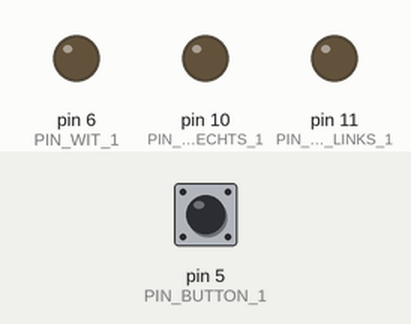
Bench run of a sketch on a simulated Arduino Uno, built with avr-gcc and run on an emulated ATmega328P. On the bench: output pins drawn as LEDs (lit = HIGH). Dashed ring = blinking. Inputs (shaded band) come from the test bench; at power-on: pin 5 (PIN_BUTTON_1) LOW.

Above: at 1.2 s.
1.3 s: pin 5 (PIN_BUTTON_1) pulled HIGH for 0.15 s
At 2.0 s:
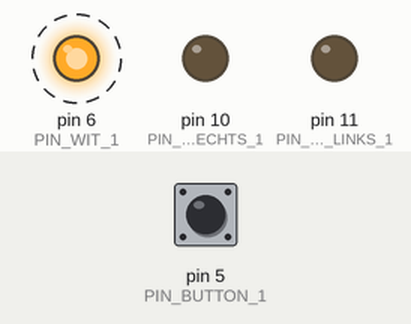
4.3 s: pin 5 (PIN_BUTTON_1) pulled HIGH for 1 s
At 4.7 s:
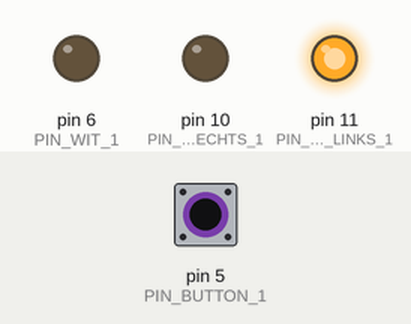
7.3 s: pin 5 (PIN_BUTTON_1) pulled HIGH for 3.2 s
At 8.2 s:
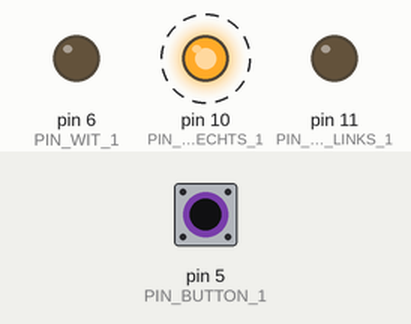
Timing chart, 0 to 18.0 s (numbered marks = the images above; inputs shaded):
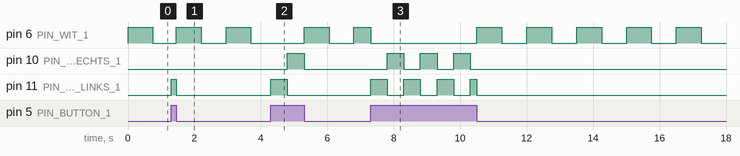

Measured:
- after the input at 1.3 s, pin 11 (PIN_ROOD_LINKS_1): LOW → HIGH at once, → LOW 0.15 s later
- after the input at 4.3 s, pin 10 (PIN_ROOD_RECHTS_1): LOW → HIGH after 0.50 s, → LOW 0.50 s later; pin 11 (PIN_ROOD_LINKS_1): LOW → HIGH at once, → LOW 0.50 s later
- after the input at 7.3 s, pin 10 (PIN_ROOD_RECHTS_1): alternates HIGH for 0.50 s and LOW for 0.50 s, 6 changes in all, then stays LOW, starting after 0.50 s; pin 11 (PIN_ROOD_LINKS_1): goes 3 × (HIGH 0.50 s, LOW 0.50 s), HIGH 0.19 s, then LOW, starting at once
- by itself, pin 6 (PIN_WIT_1): repeats every 1.5 s: HIGH 0.75 s, LOW 0.75 s

The sketch:

AKI_v4.ino
```cpp
#include "CAKI.h"

#define PIN_ROOD_LINKS_1  11
#define PIN_ROOD_RECHTS_1 10
#define PIN_WIT_1         6
#define PIN_BUTTON_1      5

#define WIT_KNIPPER_FREQ   750     // 3/4 sec
#define ROOD_KNIPPER_FREQ  500     // 2x een halve sec

CAKI cAki(PIN_ROOD_LINKS_1, PIN_ROOD_RECHTS_1, PIN_WIT_1, WIT_KNIPPER_FREQ, ROOD_KNIPPER_FREQ);

void setup() {
  pinMode(PIN_BUTTON_1, INPUT);
}

void loop() {
  unsigned long currentMillis = millis();
  int val = digitalRead(PIN_BUTTON_1);

  cAki.go(currentMillis, val);
}
```

CAKI.cpp
```cpp
#include "CAKI.h"

CAKI::CAKI(int iPinRoodLinks,
           int iPinRoodRechts,
           int iPinWit,
           int iWitKnipperFreq,
           int iRoodKnipperFreq) {
  this->iPinRoodLinks = iPinRoodLinks;
  this->iPinRoodRechts = iPinRoodRechts;
  this->iPinWit = iPinWit;
  this->iWitKnipperFreq = iWitKnipperFreq;
  this->iRoodKnipperFreq = iRoodKnipperFreq;

  pinMode(iPinRoodLinks, OUTPUT);
  pinMode(iPinRoodRechts, OUTPUT);
  pinMode(iPinWit, OUTPUT);
}

void CAKI::go(unsigned long currentMillis, bool bBezet) {
  switch(cPreEmptiveTimer.iState) {
    case 0: // Witte led aan
      switch(cPreEmptiveTimer.iSubState) {
        case STATE_INIT:
          digitalWrite(iPinWit, HIGH);                     // LED aan
          cPreEmptiveTimer.setWait(currentMillis, iWitKnipperFreq); // wacht ... sec
          cPreEmptiveTimer.iSubState = STATE_WAIT;         // nieuwe sub status
          break;
        case STATE_WAIT:
          if(bBezet) {
            // Een trein is in het blok
            digitalWrite(iPinWit, LOW);
            cPreEmptiveTimer.setNewState(2);             // de rode leds moeten gaan knipperen
          } else if(cPreEmptiveTimer.timeout(currentMillis)) {   // Is een timeout opgetreden?
            // Zet de nieuwe state
            cPreEmptiveTimer.setNewState(1);
          }
          break;
      }
      break;

    case 1:  // Witte led aan
      switch(cPreEmptiveTimer.iSubState) {
        case STATE_INIT:
          digitalWrite(iPinWit, LOW);                      // LED uit
          cPreEmptiveTimer.setWait(currentMillis, iWitKnipperFreq); // wacht ... sec
          cPreEmptiveTimer.iSubState = STATE_WAIT;         // nieuwe sub status
          break;
        case STATE_WAIT:
          if(bBezet) {
            // Een trein is in het blok
            cPreEmptiveTimer.setNewState(2);             // de rode leds moeten gaan knipperen
          } else if(cPreEmptiveTimer.timeout(currentMillis)) {   // Is een timeout opgetreden?
            // Zet de nieuwe state
            cPreEmptiveTimer.setNewState(0);
          }
          break;
        }
      break;

    case 2:  // Links rood aan, rechts rood uit
      switch(cPreEmptiveTimer.iSubState) {
        case STATE_INIT:
          digitalWrite(iPinRoodLinks, HIGH);               // linker LED aan
          digitalWrite(iPinRoodRechts, LOW);               // rechter LED uit
          cPreEmptiveTimer.setWait(currentMillis, iRoodKnipperFreq); // wacht ... sec
          cPreEmptiveTimer.iSubState = STATE_WAIT;          // nieuwe sub status
          break;
        case STATE_WAIT:
          if(!bBezet) {
            // De trein is uit het blok
            digitalWrite(iPinRoodLinks, LOW);              // rechts is al uit
            cPreEmptiveTimer.setNewState(0);                // state 0: witte led knipperen
          } else if(cPreEmptiveTimer.timeout(currentMillis)) {   // Is een timeout opgetreden?
            // Zet de nieuwe state
            cPreEmptiveTimer.setNewState(3);
          }
          break;
      }
      break;

    case 3:  // Links rood aan, rechts rood uit
      switch(cPreEmptiveTimer.iSubState) {
        case STATE_INIT:
          digitalWrite(iPinRoodLinks, LOW);                // linker LED uit
          digitalWrite(iPinRoodRechts, HIGH);              // rechter LED aan
          cPreEmptiveTimer.setWait(currentMillis, iRoodKnipperFreq); // wacht ... sec
          cPreEmptiveTimer.iSubState = STATE_WAIT;          // nieuwe sub status
          break;
        case STATE_WAIT:
          if(!bBezet) {
            // De trein is uit het blok
            digitalWrite(iPinRoodRechts, LOW);             // links is al uit
            cPreEmptiveTimer.setNewState(0);                // state 0: witte led knipperen
          } else if(cPreEmptiveTimer.timeout(currentMillis)) {   // Is een timeout opgetreden?
            // Zet de nieuwe state
            cPreEmptiveTimer.setNewState(2);
          }
          break;
      }
      break;
  }
}
```

CAKI.h
```cpp
#ifndef CAKI_H
#define CAKI_H

#include <arduino.h>
#include <CPreEmptiveTimer.h>

#ifndef STATE_INIT
#define STATE_INIT 0
#endif
#ifndef STATE_WAIT
#define STATE_WAIT 1
#endif

class CAKI {
  public:
    CAKI(int iPinRoodLinks,
         int iPinRoodRechts,
         int iPinWit,
         int iWitKnipperFreq,
         int iRoodKnipperFreq);

    void go(unsigned long currentMillis, bool bBezet);

    CPreEmptiveTimer cPreEmptiveTimer;
    int iPinRoodLinks;
    int iPinRoodRechts;
    int iPinWit;
    int iWitKnipperFreq;
    int iRoodKnipperFreq;
};
#endif
```
